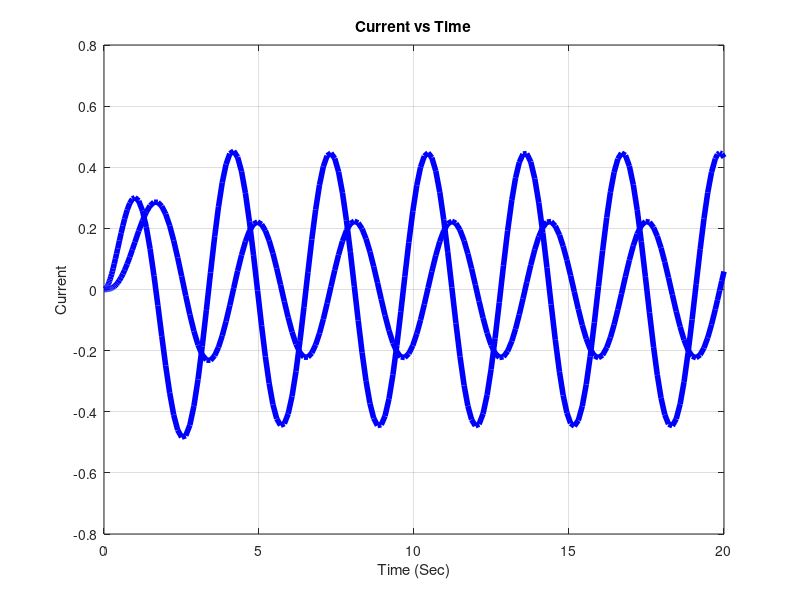

Source code (MATLAB): (Note: this script raises an error after producing the figure.)
function twentyonea()
clear
clc
close all
%%%%Numerical Solution
tspan = [0 20];
zinitial = [0;0];
[tout,zout] = ode45(@Derivs,tspan,zinitial);
fig=figure();
set(fig, 'color','white')
plot(tout,zout,'b-','Linewidth',4)
grid on
xlabel('Time (Sec)')
ylabel('Current')
title('Current vs Time')
%%%%Analytical Solution
s1 = -1+1i;
s2 = -1-1i;
matrixDE = [-2 4;-4 -2];
solDE = [0;2];
DE = inv(matrixDE)*solDE;
D = DE(1);
E = DE(2);
matrixAB = [1 1;s1 s2];
solAB = [-.2*D;-.1*E];
AB = inv(matrixAB)*solAB;
A = AB(1);
B = AB(2);
x_analytical = exp(s1*tout)*[A*cos(tout)+B*sin(tout)]+ D*cos(2*tout) + E*sin(2*tout);
x_analytical(0) = 2;
x_limit = D*cos(2*tout) + E*sin(2*tout);
xdot_analytical = -exp(-tout)*[A*cos(2*tout)+B*sin(2*tout)]+(exp(-tout)*[-2*A*cos(2*tout)+2*B*sin(2*tout)])+2*D*sin(2*tout)+2*E*cos(2*tout);
xdot_analytical(0)=-3;  
fig=figure();
set(fig, 'color','white')
hold on
plot(tout,x_analytical,'r--','Linewidth',4)
plot(tout,x_limit,'g-','Linewidth',4)
plot(tout,xdot_analytical,'black-','Linewidth',4)
grid on
xlabel('Time (Sec)')
ylabel('Current')
title('Current vs Time')
function zdot = Derivs(t,z)
x = z(1);
xdot = z(2);
xdbldot = sin(2*t)-2*xdot-2*x;
zdot = [xdot;xdbldot];
